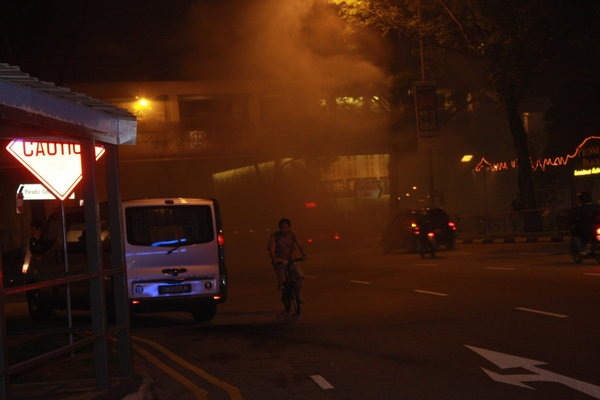
#> input picture input_images/ExDark/Bicycle/2015_00604.jpg, 600 x 400 px, found by its file name; its folder holds only this picture in this run
$ python main.py --category input_images/ExDark/Bicycle
#> lines starting #> are read from the running program, lines starting #| are printed output that depends on the picture
#> in process_image, original is the input picture: shape (400, 600, 3); mean B, G, R 15.9, 28.3, 55.7
### enhancer.py
import cv2
import numpy as np

def enhance_image(img):
    ycrcb = cv2.cvtColor(img, cv2.COLOR_BGR2YCrCb)
#> ycrcb: shape (400, 600, 3); mean of channels 0, 1, 2 35.1, 142.7, 117.2
    y, cr, cb = cv2.split(ycrcb)
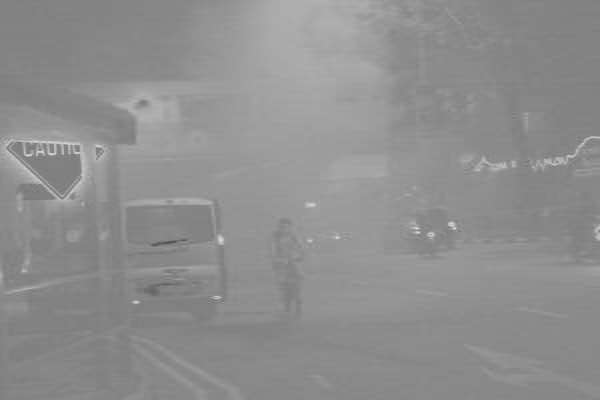
#> cr: shape (400, 600); min 81, max 223, mean 142.7
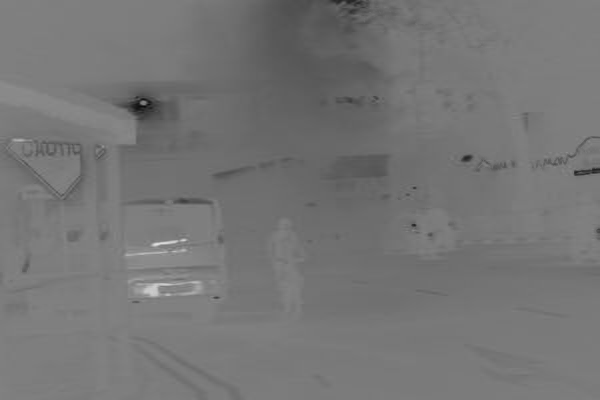
#> cb: shape (400, 600); min 9, max 224, mean 117.2

    clahe = cv2.createCLAHE(clipLimit=2.0, tileGridSize=(8, 8))
    y_enhanced = clahe.apply(y)
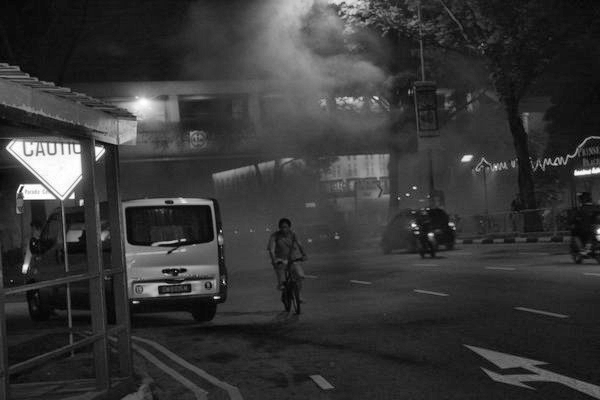
#> y_enhanced: shape (400, 600); min 1, max 255, mean 54.1

    ycrcb_enhanced = cv2.merge((y_enhanced, cr, cb))
#> ycrcb_enhanced: shape (400, 600, 3); mean of channels 0, 1, 2 54.1, 142.7, 117.2
    enhanced = cv2.cvtColor(ycrcb_enhanced, cv2.COLOR_YCrCb2BGR)

    enhanced = cv2.bilateralFilter(enhanced, d=9, sigmaColor=75, sigmaSpace=75)

    return enhanced

### utils.py
import cv2
import numpy as np
import matplotlib.pyplot as plt

def save_comparison(original, enhanced, path):
    height = max(original.shape[0], enhanced.shape[0])
#> height = 400
    width = original.shape[1] + enhanced.shape[1]
#> width = 1200

    label_font = cv2.FONT_HERSHEY_SIMPLEX
    font_scale = 1
    font_thickness = 2
    text_color = (255, 255, 255)  # Putih

    pad = 50
    orig_with_pad = cv2.copyMakeBorder(original, pad, 0, 0, 0, cv2.BORDER_CONSTANT, value=(0, 0, 0))
    enh_with_pad = cv2.copyMakeBorder(enhanced, pad, 0, 0, 0, cv2.BORDER_CONSTANT, value=(0, 0, 0))

    cv2.putText(orig_with_pad, 'BEFORE', (10, 35), label_font, font_scale, text_color, font_thickness, cv2.LINE_AA)
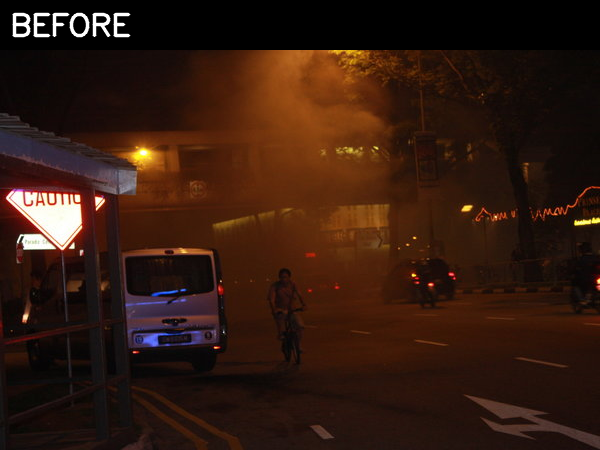
#> orig_with_pad: shape (450, 600, 3); mean B, G, R 15.3, 26.3, 50.7
    cv2.putText(enh_with_pad, 'AFTER', (10, 35), label_font, font_scale, text_color, font_thickness, cv2.LINE_AA)
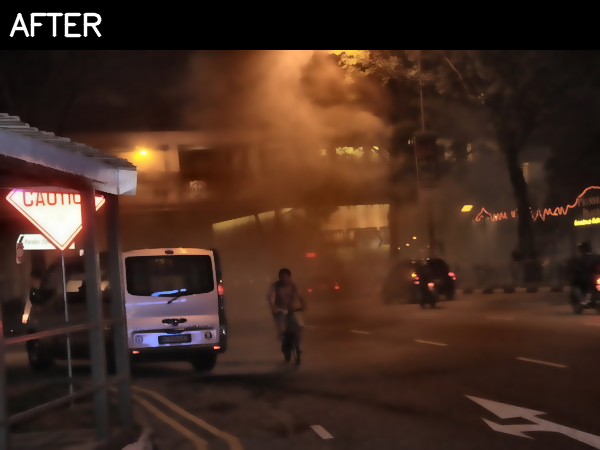
#> enh_with_pad: shape (450, 600, 3); mean B, G, R 31.8, 42.8, 67.1

    concat = np.hstack((orig_with_pad, enh_with_pad))
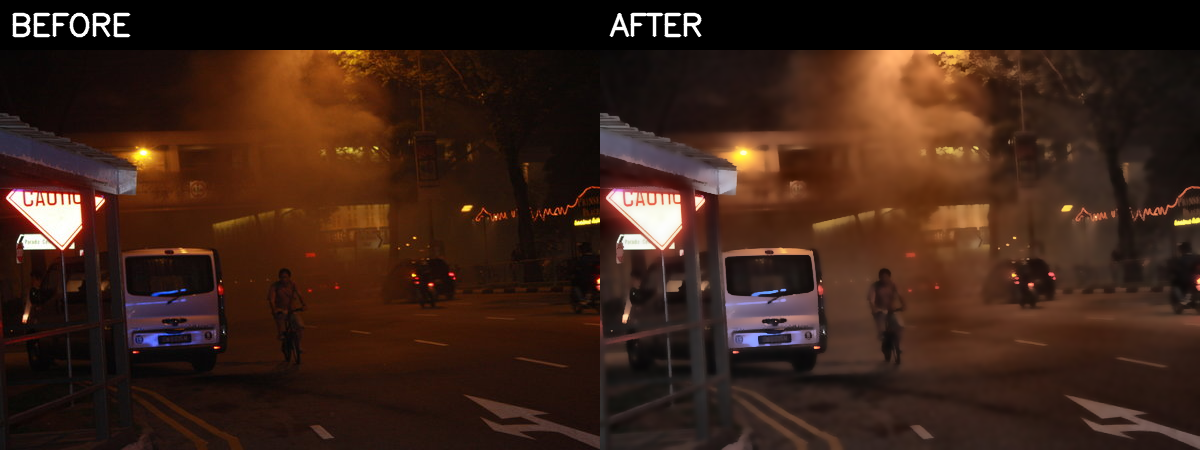
#> concat: shape (450, 1200, 3); mean B, G, R 23.5, 34.6, 58.9

    cv2.imwrite(path, concat)


def save_histogram(original, enhanced, path):
    colors = ('b', 'g', 'r')
    plt.figure(figsize=(10, 4))

    for i, color in enumerate(colors):
        orig_hist = cv2.calcHist([original], [i], None, [256], [0, 256])
        enh_hist = cv2.calcHist([enhanced], [i], None, [256], [0, 256])

        plt.plot(orig_hist, color=color, linestyle='--', label=f'Original {color.upper()}')
        plt.plot(enh_hist, color=color, label=f'Enhanced {color.upper()}')

    plt.title('RGB Histogram Comparison')
    plt.xlabel('Intensity Value')
    plt.ylabel('Pixel Count')
    plt.legend()
    plt.tight_layout()
    plt.savefig(path)
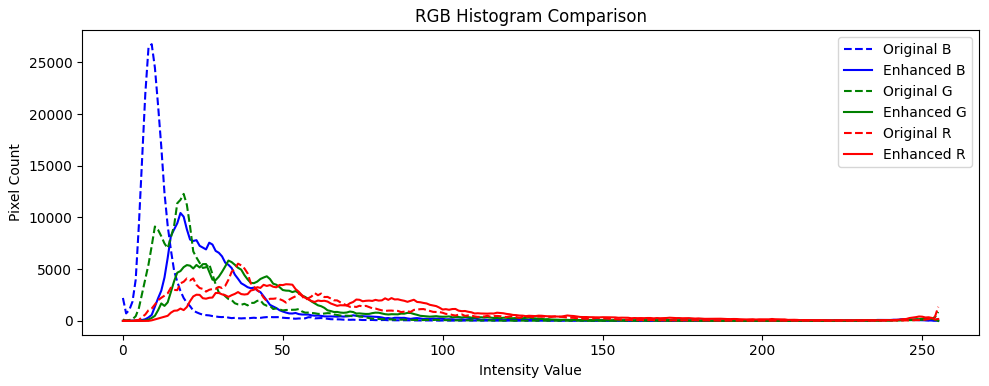
#> figure drawn by matplotlib, 1 panel; curve peaks at x = 9, y = 26765; curve peaks at x = 18, y = 10436; curve peaks at x = 19, y = 12284
    plt.close()

### main.py
import os
import argparse
import cv2
from enhancer import enhance_image
from utils import save_comparison, save_histogram

# ====== Konfigurasi awal ======
EXDARK_ROOT = "input_images/exdark"
OUTPUT_FOLDER = "output_images"
ENHANCED_DIR = os.path.join(OUTPUT_FOLDER, "enhanced")
COMPARE_DIR = os.path.join(OUTPUT_FOLDER, "before_after")
HISTO_DIR = os.path.join(OUTPUT_FOLDER, "histogram")

# Pastikan semua folder output tersedia
os.makedirs(ENHANCED_DIR, exist_ok=True)
os.makedirs(COMPARE_DIR, exist_ok=True)
os.makedirs(HISTO_DIR, exist_ok=True)

def process_image(input_path, output_name):
    original = cv2.imread(input_path)
    if original is None:
        print(f"[!] Gagal membaca gambar: {input_path}")
        return

    enhanced = enhance_image(original)

    output_enhanced = os.path.join(ENHANCED_DIR, f"{output_name}_enhanced.jpg")
    output_comparison = os.path.join(COMPARE_DIR, f"{output_name}_before_after.jpg")
    output_histogram = os.path.join(HISTO_DIR, f"{output_name}_histogram.png")

    cv2.imwrite(output_enhanced, enhanced)
    save_comparison(original, enhanced, output_comparison)
    save_histogram(original, enhanced, output_histogram)

    print(f"[✓] Selesai: {output_name}")

def main():
    parser = argparse.ArgumentParser(description="Enhanced Night Vision - ExDark Subfolder Selector")
    parser.add_argument('--category', type=str, required=True,
                        help="Nama subfolder kategori di ExDark, contoh: Street, Window, Car")
    args = parser.parse_args()

    category_path = os.path.join(EXDARK_ROOT, args.category)

    if not os.path.exists(category_path):
        print(f"[!] Folder tidak ditemukan: {category_path}")
        return

    print(f"[•] Memproses kategori: {args.category}")

    for filename in os.listdir(category_path):
        if filename.lower().endswith(('.jpg', '.jpeg', '.png')):
            input_path = os.path.join(category_path, filename)
            output_name = f"{args.category}_{os.path.splitext(filename)[0]}"
            process_image(input_path, output_name)

if __name__ == "__main__":
    main()

$ run again, on input_images/ExDark/Boat/2015_01285.jpg
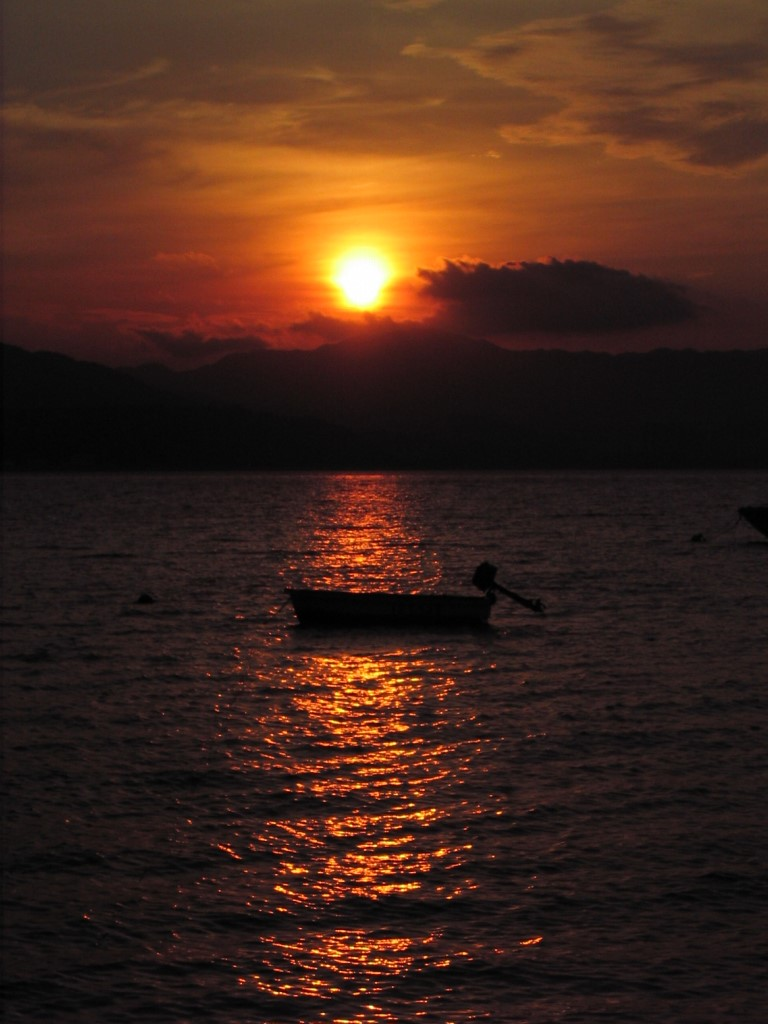
#> input picture input_images/ExDark/Boat/2015_01285.jpg, 768 x 1024 px, found by its file name
#> in process_image, original is the input picture: shape (1024, 768, 3); mean B, G, R 27.5, 39.4, 67.3
#> ycrcb: shape (1024, 768, 3); mean of channels 0, 1, 2 46.4, 142.9, 117.4
#> ycrcb_enhanced: shape (1024, 768, 3); mean of channels 0, 1, 2 67.9, 142.9, 117.4
#> in save_comparison, `cv2.putText(enh_with_pad, 'AFTER', (10, 35), label_font, font_scale, t..`:
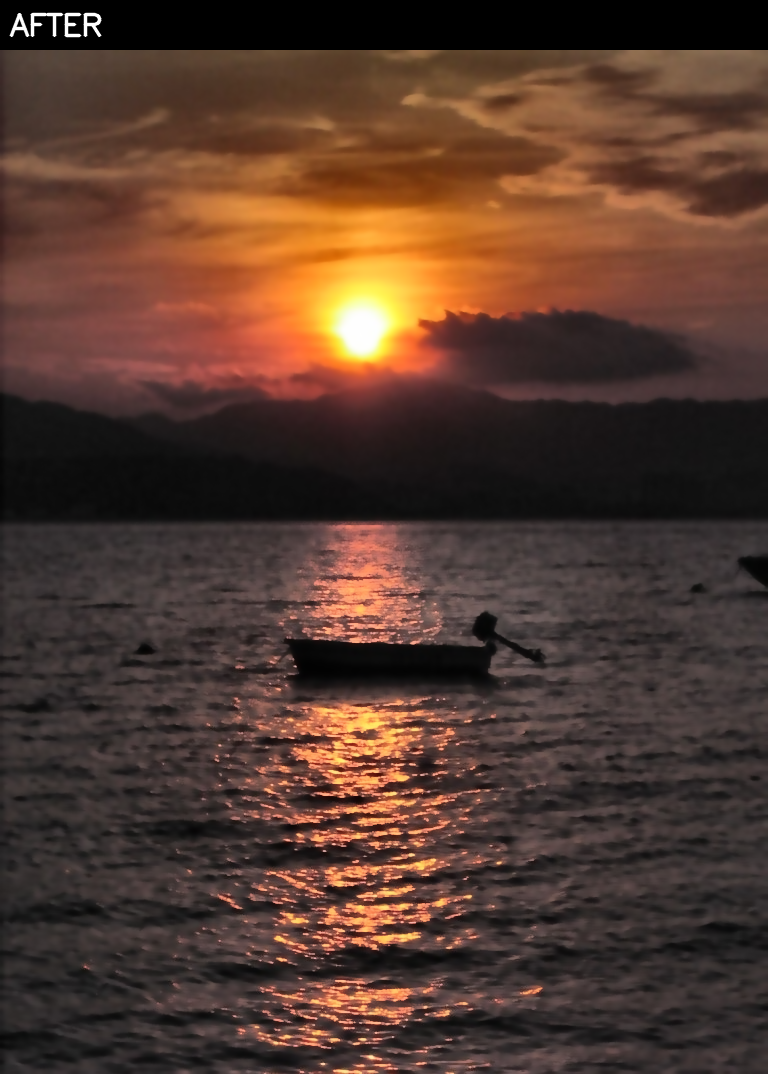
#> enh_with_pad: shape (1074, 768, 3); mean B, G, R 47, 58.3, 84.3
#> in save_histogram, `plt.savefig(path)`:
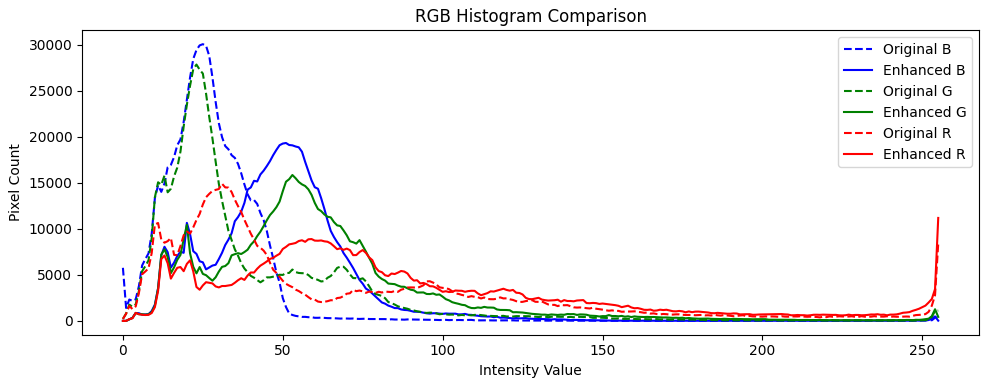
#> figure drawn by matplotlib, 1 panel; curve peaks at x = 25, y = 30045; curve peaks at x = 51, y = 19315; curve peaks at x = 23, y = 27832

$ run again, on input_images/ExDark/Bottle/2015_01831.jpg
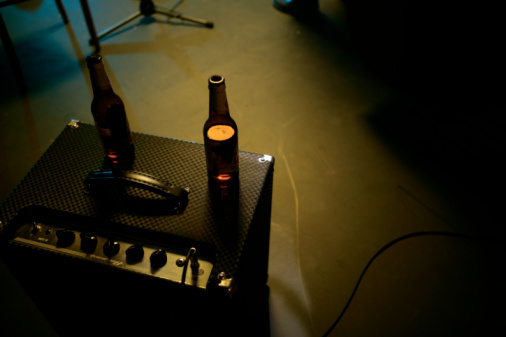
#> input picture input_images/ExDark/Bottle/2015_01831.jpg, 506 x 337 px, found by its file name
#> in process_image, original is the input picture: shape (337, 506, 3); mean B, G, R 14.6, 34.4, 39.4
#> ycrcb: shape (337, 506, 3); mean of channels 0, 1, 2 33.6, 132.1, 117.2
#> ycrcb_enhanced: shape (337, 506, 3); mean of channels 0, 1, 2 55.4, 132.1, 117.2
#> in save_comparison, `cv2.putText(enh_with_pad, 'AFTER', (10, 35), label_font, font_scale, t..`:
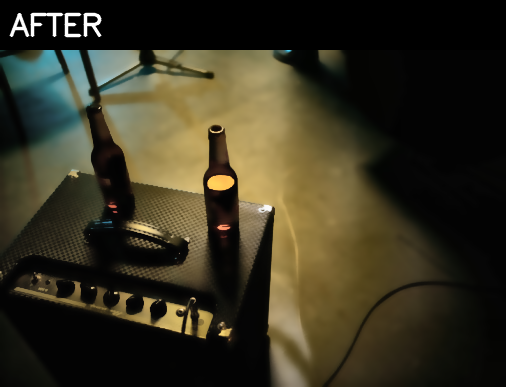
#> enh_with_pad: shape (387, 506, 3); mean B, G, R 32.7, 50, 54.3
#> in save_histogram, `plt.savefig(path)`:
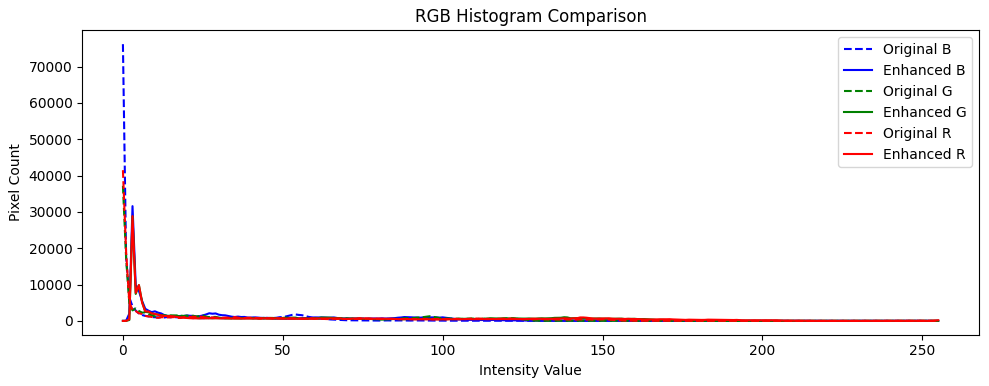
#> figure drawn by matplotlib, 1 panel; curve peaks at x = 0, y = 76184; curve peaks at x = 3, y = 31589; curve peaks at x = 0, y = 37189

$ run again, on input_images/ExDark/Bicycle/2015_00605.jpg
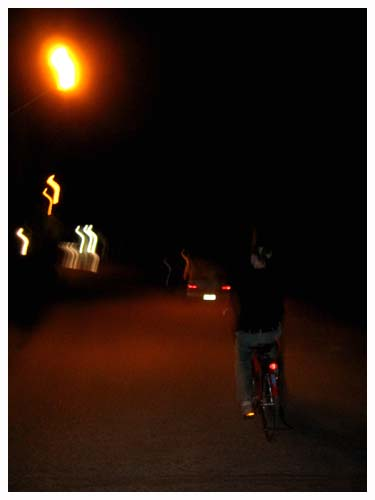
#> input picture input_images/ExDark/Bicycle/2015_00605.jpg, 375 x 500 px, found by its file name
#> in process_image, original is the input picture: shape (500, 375, 3); mean B, G, R 25, 32.6, 49.2
#> ycrcb: shape (500, 375, 3); mean of channels 0, 1, 2 36.7, 136.9, 121.4
#> ycrcb_enhanced: shape (500, 375, 3); mean of channels 0, 1, 2 49.4, 136.9, 121.4
#> in save_histogram, `plt.savefig(path)`:
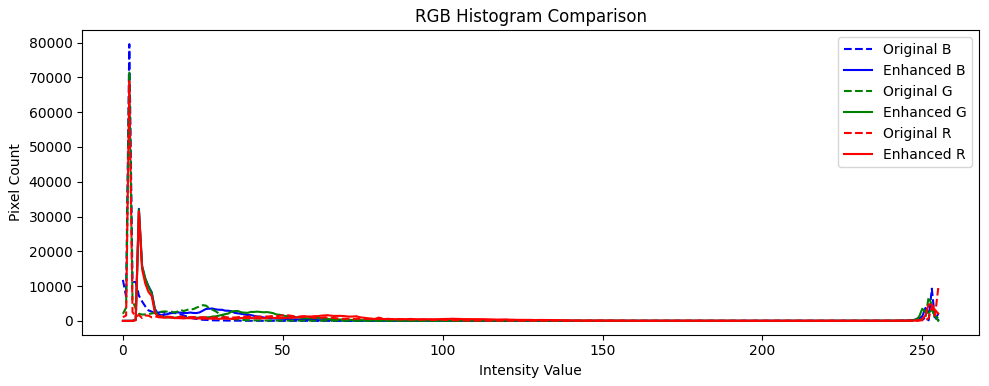
#> figure drawn by matplotlib, 1 panel; curve peaks at x = 2, y = 79536; curve peaks at x = 5, y = 32210; curve peaks at x = 2, y = 71621
